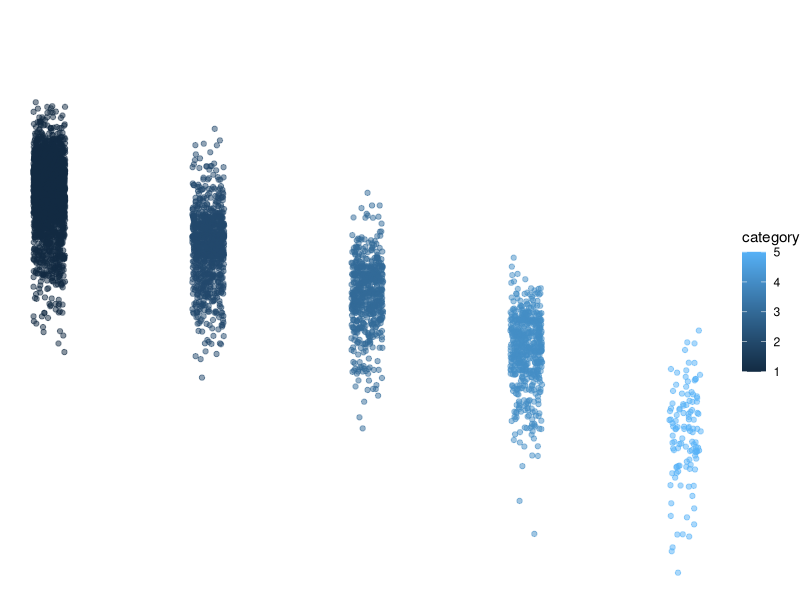

The R source for this figure:
## ---- chunk 1
knitr::opts_chunk$set(echo = TRUE)
library(tidyverse)
## ---- chunk 2
summary(storms)
## ---- chunk 3
names(storms)
## ---- chunk 4
ggplot(data = storms, aes(x = category, y = pressure)) +
  geom_jitter(width = 0.1, 
              alpha = 0.5,
              aes(color = category),
              show.legend = TRUE) +
  labs(x = "Storm Categorry", 
       y = "Air pressure at storm center (millibars)"
       ) +
  theme_void()
